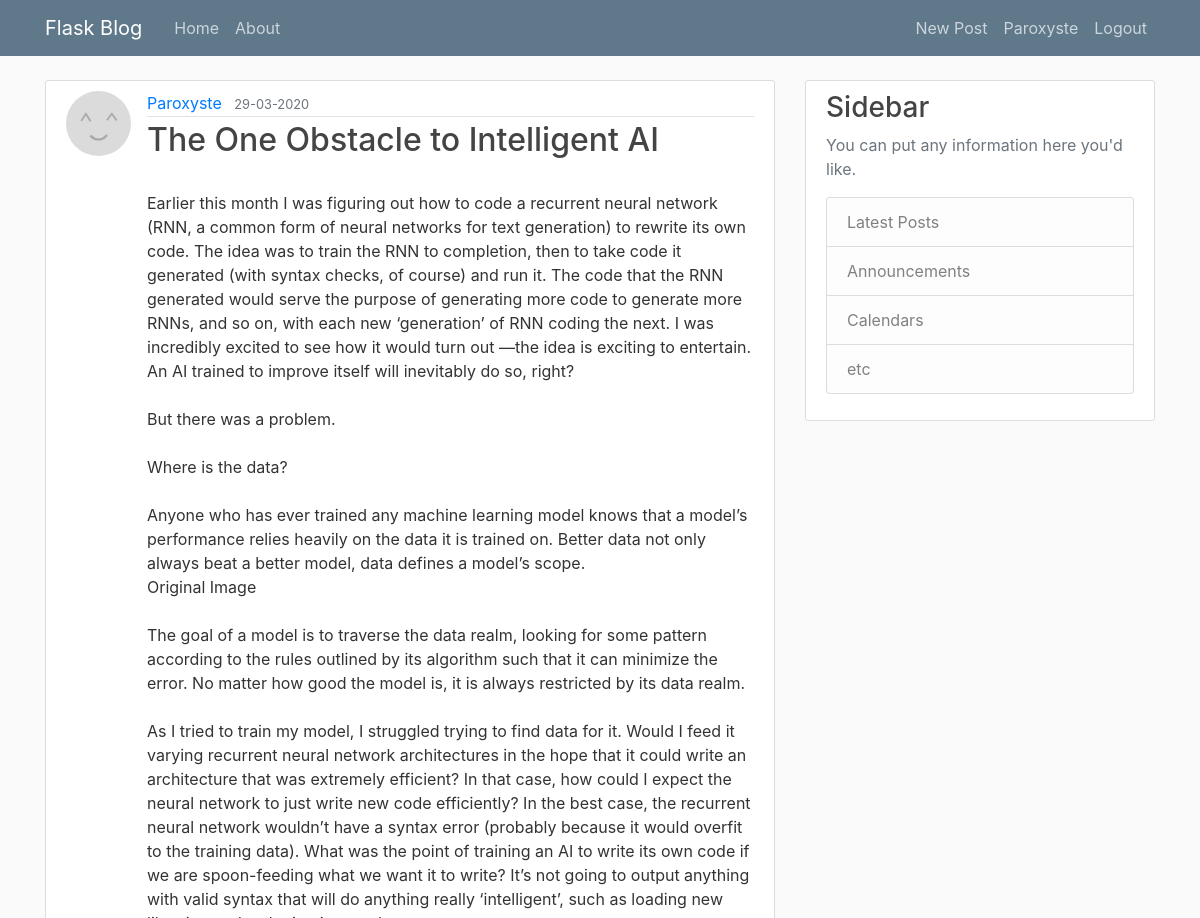
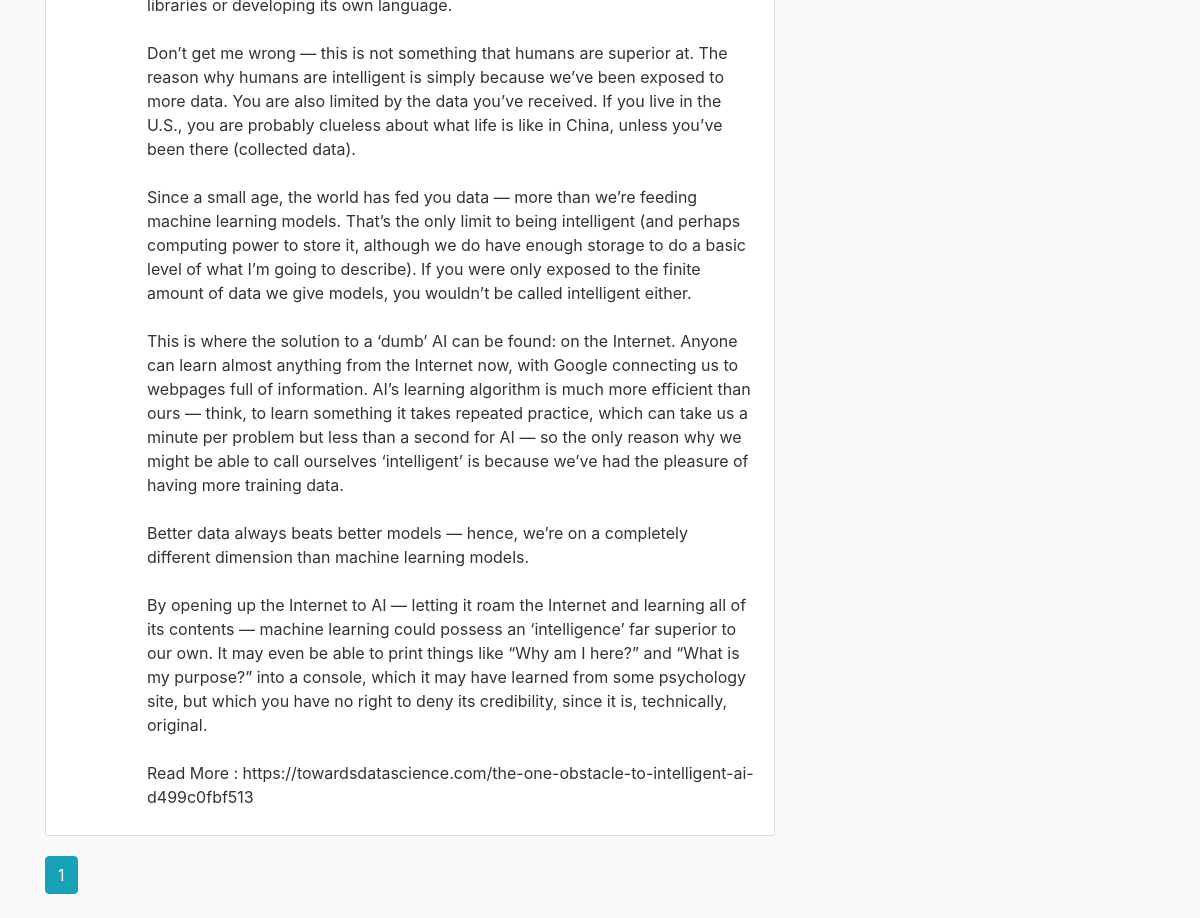
Screenshot of /home (signed in) with the database file from the repository (2 pictures, top to bottom).
### app/models.py (models this page shows, shortened)
class User(db.Model, UserMixin):
    id = db.Column(db.Integer,
                   primary_key = True)
    username = db.Column(db.String(20),
                         unique = True,
                         nullable = False)
    email = db.Column(db.String(120),
                      unique = True,
                      nullable = False)
    image_file = db.Column(db.String(20),
                           nullable = False,
                           default = 'default.jpg')
    password = db.Column(db.String(60),
                         nullable = False)
    posts = db.relationship('Post',
                            backref = 'author',
                            lazy = True)

class Post(db.Model):
    id = db.Column(db.Integer,
                   primary_key = True)
    title = db.Column(db.String(100),
                      nullable = False)
    date_posted = db.Column(db.DateTime,
                            nullable = False,
                            default = datetime.utcnow)
    content = db.Column(db.Text,
                        nullable = False)
    user_id = db.Column(db.Integer,
                        db.ForeignKey('user.id'), nullable = False)

### app/main/routes.py (the view)
@main.route("/")
@main.route("/home")
def home():
    page = request.args.get('page', 1, type = int)
    posts = Post.query.order_by(Post.date_posted.desc())\
                      .paginate(page = page, per_page = 5)
    return render_template('home.html',
                           posts = posts)

### app/models.py (called while the page is built)
@login_manager.user_loader
def load_user(user_id):
    return User.query.get(int(user_id))

### app/templates/home.html
{% extends "layout.html" %}
{% block content %}
    {% for post in posts.items %}
        <article class="media content-section">
            <img class="rounded-circle article-img"
                 src="{{ url_for('static', filename='profile_pics/' + post.author.image_file) }}">
            <div class="media-body">
                <div class="article-metadata">
                    <a class="mr-2"
                       href="{{ url_for('users.user_posts', username = post.author.username) }}">
                        {{ post.author.username }}
                    </a>
                    <small class="text-muted">
                        {{ post.date_posted.strftime('%d-%m-%Y') }}
                    </small>
                </div>
                <h2>
                    <a class="article-title"
                       href="{{ url_for('posts.post', post_id = post.id) }}">
                        {{ post.title }}
                    </a>
                </h2>
                <p class="article-content">
                    {{ post.content }}
                </p>
            </div>
        </article>
    {% endfor %}
    {% for page_num in posts.iter_pages(left_edge = 1, right_edge = 1, left_current = 1, right_current = 2) %}
        {% if page_num %}
            {% if posts.page == page_num %}
                <a class="btn btn-info mb-4"
                   href="{{ url_for('main.home', page = page_num) }}">
                    {{ page_num }}
                </a>
            {% else %}
                <a class="btn btn-outline-info mb-4"
                   href="{{ url_for('main.home', page = page_num) }}">
                   {{ page_num }}
                </a>
            {% endif %}
        {% else %}
            ...
        {% endif %}
    {% endfor %}
{% endblock content %}

### app/templates/layout.html (shortened to what this page needs)
<!DOCTYPE html>
<html>
<head>
    <link rel="stylesheet"
          type="text/css"
          href="{{ url_for('static', filename='bootstrap.min.css') }}" />
    <link rel="stylesheet"
          type="text/css"
          href="{{ url_for('static', filename='style.css') }}" />
</head>
<body>
    <header class="site-header">
        <nav class="navbar navbar-expand-md navbar-dark bg-steel fixed-top">
            <div class="container">
                <a class="navbar-brand mr-4" href="/">Flask Blog</a>
                <div class="collapse navbar-collapse" id="navbarToggle">
                    <div class="navbar-nav mr-auto">
                        <a class="nav-item nav-link"
                           href="{{ url_for('main.home') }}">
                            Home
                        </a>
                        <a class="nav-item nav-link"
                           href="{{ url_for('main.about') }}">
                            About
                        </a>
                    </div>
                    <div class="navbar-nav">
                        {% if current_user.is_authenticated %}
                            <a class="nav-item nav-link"
                               href="{{ url_for('posts.new_post') }}">
                                New Post
                            </a>
                            <a class="nav-item nav-link"
                               href="{{ url_for('users.account') }}">
                               {{ current_user.username }}
                            </a>
                            <a class="nav-item nav-link"
                               href="{{ url_for('users.logout') }}">
                                Logout
                            </a>
                        {% endif %}
                    </div>
                </div>
            </div>
        </nav>
    </header>
    <main role="main" class="container">
        <div class="row">
            <div class="col-md-8">
                {% block content %}{% endblock %}
            </div>
            <div class="col-md-4">
                <div class="content-section">
                    <h3>Sidebar</h3>
                    <p class='text-muted'>You can put any information here you'd like.
                        <ul class="list-group">
                            <li class="list-group-item list-group-item-light">
                                Latest Posts
                            </li>
                            <li class="list-group-item list-group-item-light">
                                Announcements
                            </li>
                            <li class="list-group-item list-group-item-light">
                                Calendars
                            </li>
                            <li class="list-group-item list-group-item-light">
                                etc
                            </li>
                        </ul>
                    </p>
                </div>
            </div>
        </div>
    </main>
</body>
</html>

### app/static/style.css (style rules this page uses)
body { background: #fafafa; color: #333333; margin-top: 5rem; }
h1, h2, h3, h4, h5, h6 { color: #444444; }
.bg-steel { background-color: #5f788a; }
.site-header .navbar-nav .nav-link { color: #cbd5db; }
.content-section { background: #ffffff; padding: 10px 20px; border: 1px solid #dddddd; border-radius: 3px; margin-bottom: 20px; }
.article-title { color: #444444; }
.article-content { white-space: pre-line; }
.article-img { height: 65px; width: 65px; margin-right: 16px; }
.article-metadata { padding-bottom: 1px; margin-bottom: 4px; border-bottom: 1px solid #e3e3e3 }

### rows the page displays
User: username "Paroxyste"
Post: image_file (placeholder picture), author.username "Paroxyste", date_posted "29-03-2020", title "The One Obstacle to Intelligent AI", content "Earlier this month I was figuring out how to code a recurrent neural network (RNN, a common form of neural networks for text generation) to rewrite its own code. The idea was to train the RNN to completion, then to take code it generated (with syntax checks, of course) and run it. The code that the RNN generated would serve the purpose of generating more code to generate more RNNs, and so on, with each new ‘generation’ of RNN coding the next. I was incredibly excited to see how it would turn out —the idea is exciting to entertain. An AI trained to improve itself will inevitably do so, right? But there was a problem. Where is the data? Anyone who has ever trained any machine learning model…"

### other values shown
{{ page_num }} "1"
